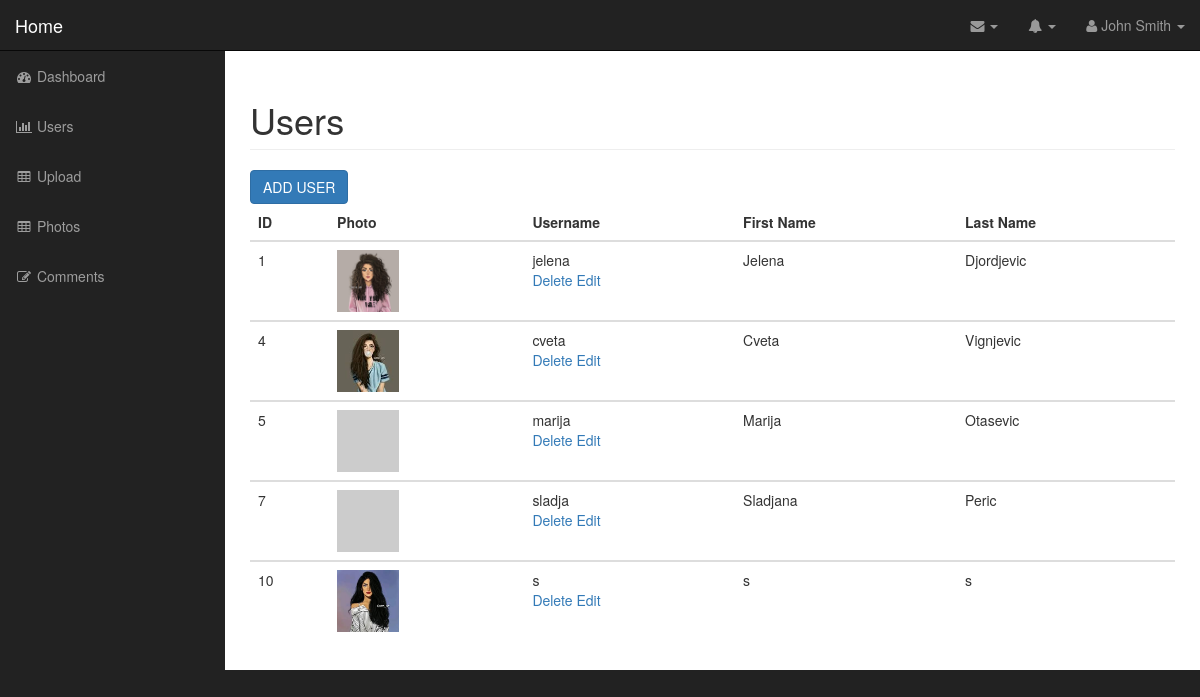
/admin/users.php (signed in), run on the app's committed database.
### tables this page shows
CREATE TABLE `users` (
  `id` int(11) NOT NULL,
  `user_image` varchar(255) NOT NULL,
  `username` varchar(155) NOT NULL,
  `password` varchar(155) NOT NULL,
  `first_name` varchar(155) NOT NULL,
  `last_name` varchar(155) NOT NULL
);

### admin/includes/Database.php (called while the page is built, shortened)
<?php
class Database
{
    public $connection;
    public function open_db_connection()
    {
        $this->connection= new mysqli(DB_HOST,DB_USER, DB_PASS, DB_NAME);
    }
    public function query($sql)
    {
        $result=$this->connection->query($sql);
        return $result;
    }
}
$database= new Database();
?>

### admin/includes/Db_object.php (called while the page is built, shortened)
<?php
class Db_object
{
    protected static $table_db="users";
    public static function find_all()
    {
        return static::find_by_query("SELECT * FROM ". static:: $table_db . " ");
    }
    public static function find_by_query($sql)
    {
        global $database;
        $result_set=$database->query($sql);
        $the_object_array=array();
        while($row= mysqli_fetch_array($result_set))
        {
            $the_object_array[]=static::instantation($row);
        }
        return $the_object_array;;
    }
    public static function instantation($the_record)
    {
        $the_object= new $calling_class;
        foreach($the_record as $the_attribute => $value)
        {
            if($the_object->has_the_attribute($the_attribute))
            {
                $the_object->$the_attribute=$value;
            }
        }
        return $the_object;
    }
    private function has_the_attribute($the_attribute)
    {
        $object_properties= get_object_vars($this);
        return array_key_exists($the_attribute,$object_properties);
    }
}
?>

### admin/includes/User.php (called while the page is built, shortened)
<?php
class User extends Db_object
{
    public $user_image;
    public $upload_directory= "images";
    public $image_placeholder="https://via.placeholder.com/140x100&text=image";
    public function image_path_and_placeholder()
    {
        return empty($this->user_image) ? $this->image_placeholder : $this->upload_directory.DS.$this->user_image;
    }
}
?>

### admin/users.php (the view, shortened to what this page needs)
<?php include("includes/header.php"); ?>
<?php
$users=User::find_all();
?>
        <nav class="navbar navbar-inverse navbar-fixed-top" role="navigation">
            <?php include("includes/top_nav.php"); ?>
            <?php include("includes/side_nav.php"); ?>
        </nav>
        <div id="page-wrapper">
            <div class="container-fluid">
  <div class="row">
                    <div class="col-lg-12">
                        <h1 class="page-header">
                            Users
                        </h1>
                        <a href="add_user.php" class="btn btn-primary">ADD USER</a>
                    </div>
                </div>
    <div class="row">
                    <div class="col-md-12">
                        <table class="table table-hover">
                            <thead>
                                <tr>
                                    <th>ID</th>
                                    <th>Photo</th>
                                    <th>Username</th>
                                    <th>First Name</th>
                                    <th>Last Name</th>
                                </tr>
                            </thead>
                            <tbody>
                            <?php foreach($users as $user) : ?>
                                <tr>
                                <td><?php echo $user->id; ?></td>
                                    <td><img class="admin-user-thumbnail user_image" src="<?php echo $user->image_path_and_placeholder(); ?>" alt=""></td>
                                    <td><?php echo $user->username; ?>
                                    <div class="action_links">
                                            <a href="delete_user.php?id=<?php echo $user->id; ?>">Delete</a>
                                            <a href="edit_user.php?id=<?php echo $user->id; ?>">Edit</a>
                                    </div>
                                    </td>
                                    <td><?php echo $user->first_name; ?></td>
                                    <td><?php echo $user->last_name; ?></td>
                                </tr>
                            </tbody>
                            <?php endforeach; ?>
                        </table>
                    </div>
    </div>
            </div>
        </div>
  <?php include("includes/footer.php"); ?>

### admin/css/sb-admin.css (style rules this page uses)
body { margin-top: 100px; background-color: #222; }
@media (min-width:768px) { body { margin-top: 50px; } }
#page-wrapper { width: 100%; padding: 0; background-color: #fff; }
@media (min-width:768px) { #page-wrapper { padding: 10px; } }

### admin/css/style.css (style rules this page uses)
.user_image { width:62px; height:62px; }

### data on the page
users: id "1", user_image (picture), username "jelena", first_name "Jelena", last_name "Djordjevic"
users: id "4", user_image (picture), username "cveta", first_name "Cveta", last_name "Vignjevic"
users: id "5", username "marija", first_name "Marija", last_name "Otasevic"
users: id "7", username "sladja", first_name "Sladjana", last_name "Peric"
users: id "10", user_image (picture), username "s", first_name "s", last_name "s"
